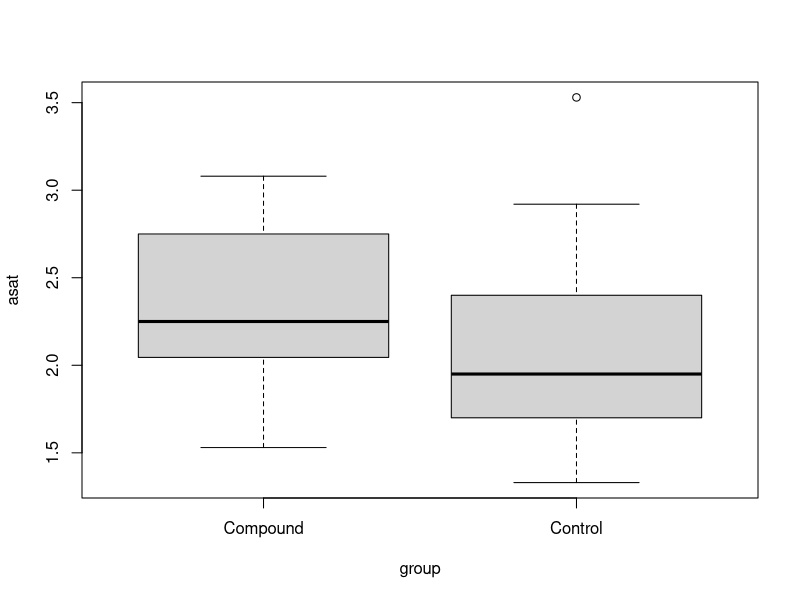

The R source for this figure:
library(exactRankTests)


### Name: ASAT
### Title: Toxicological Study on Female Wistar Rats
### Aliases: ASAT
### Keywords: datasets

### ** Examples


data(ASAT)
# does not really look symmetric

plot(asat ~ group, data=ASAT)

# proof-of-safety based on ration of medians
pos <- wilcox.exact(I(log(asat)) ~ group, data = ASAT, alternative = "less", 
             conf.int=TRUE)

# one-sided confidence set. Safety cannot be concluded since the effect of
# the compound exceeds 20% of the control median
exp(pos$conf.int)
